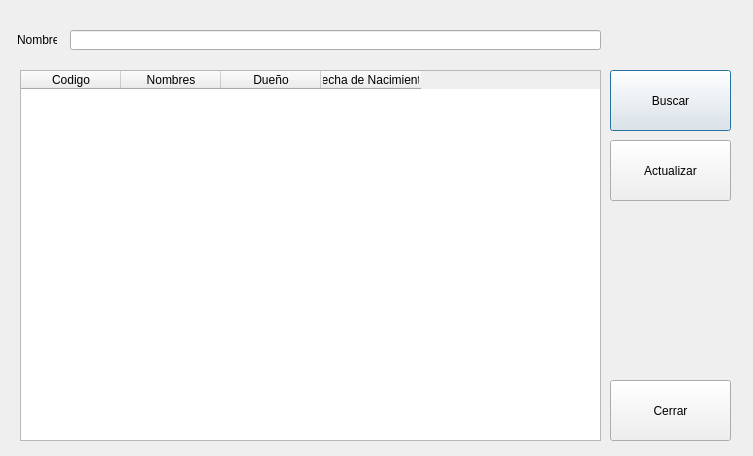
<?xml version="1.0" encoding="UTF-8"?>
<ui version="4.0">
 <class>FrmListaPacientes</class>
 <widget class="QDialog" name="FrmListaPacientes">
  <property name="geometry">
   <rect>
    <x>0</x>
    <y>0</y>
    <width>753</width>
    <height>456</height>
   </rect>
  </property>
  <property name="windowTitle">
   <string>Dialog</string>
  </property>
  <widget class="QLabel" name="label">
   <property name="geometry">
    <rect>
     <x>17</x>
     <y>30</y>
     <width>40</width>
     <height>20</height>
    </rect>
   </property>
   <property name="text">
    <string>Nombre :</string>
   </property>
  </widget>
  <widget class="QLineEdit" name="txtNombre">
   <property name="geometry">
    <rect>
     <x>70</x>
     <y>30</y>
     <width>531</width>
     <height>20</height>
    </rect>
   </property>
  </widget>
  <widget class="QTableWidget" name="twPacientes">
   <property name="geometry">
    <rect>
     <x>20</x>
     <y>70</y>
     <width>581</width>
     <height>371</height>
    </rect>
   </property>
   <column>
    <property name="text">
     <string>Codigo</string>
    </property>
   </column>
   <column>
    <property name="text">
     <string>Nombres</string>
    </property>
   </column>
   <column>
    <property name="text">
     <string>Dueño</string>
    </property>
   </column>
   <column>
    <property name="text">
     <string>Fecha de Nacimiento</string>
    </property>
   </column>
  </widget>
  <widget class="QPushButton" name="cmdBuscar">
   <property name="geometry">
    <rect>
     <x>610</x>
     <y>70</y>
     <width>121</width>
     <height>61</height>
    </rect>
   </property>
   <property name="text">
    <string>Buscar</string>
   </property>
  </widget>
  <widget class="QPushButton" name="cmdCerrar">
   <property name="geometry">
    <rect>
     <x>610</x>
     <y>380</y>
     <width>121</width>
     <height>61</height>
    </rect>
   </property>
   <property name="text">
    <string>Cerrar</string>
   </property>
  </widget>
  <widget class="QPushButton" name="cmdActualizar">
   <property name="geometry">
    <rect>
     <x>610</x>
     <y>140</y>
     <width>121</width>
     <height>61</height>
    </rect>
   </property>
   <property name="text">
    <string>Actualizar</string>
   </property>
  </widget>
 </widget>
 <tabstops>
  <tabstop>txtNombre</tabstop>
  <tabstop>twPacientes</tabstop>
  <tabstop>cmdBuscar</tabstop>
  <tabstop>cmdActualizar</tabstop>
  <tabstop>cmdCerrar</tabstop>
 </tabstops>
 <resources/>
 <connections/>
</ui>
